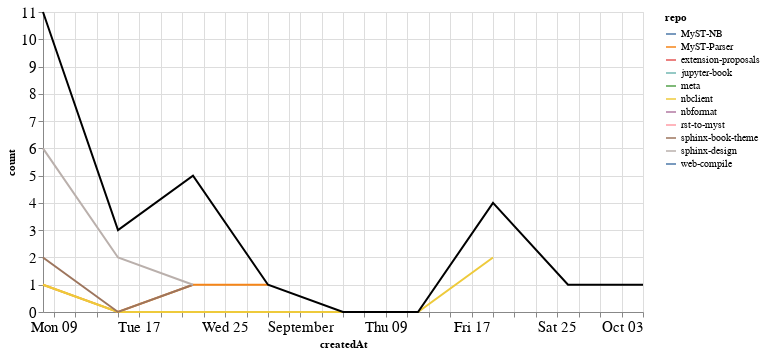

Notebook source saved alongside this figure:
### Markdown cell above
### PRs

### Code cell
prs_time = prs.groupby('repo').resample('W', on='createdAt').count()['author'].reset_index()
prs_time = prs_time.rename(columns={'author': 'count'})
prs_time_total = prs_time.groupby('createdAt').agg({"count": "sum"}).reset_index()

ch1 = alt.Chart(prs_time, width=600).mark_line().encode(
    x='createdAt',
    y='count',
    color='repo',
    tooltip="repo"
)

ch2 = alt.Chart(prs_time_total, width=600).mark_line(color="black").encode(
    x='createdAt',
    y='count',
)

ch1 + ch2

### Figure 1 — Vega-Lite specification as saved in the notebook (floating-point values rounded to 4 significant figures)
{"config": {"axisLeft": {"labelFontSize": 15}, "axisBottom": {"labelFontSize": 15}}, "layer": [{"data": {"name": "data-768f864c28014ed124ec08c1574919ad"}, "mark": "line", "encoding": {"color": {"type": "nominal", "field": "repo"}, "tooltip": {"type": "nominal", "field": "repo"}, "x": {"type": "temporal", "field": "createdAt"}, "y": {"type": "quantitative", "field": "count"}}, "width": 600}, {"data": {"name": "data-778e8ec217870bd61662f6fc098bdf7e"}, "mark": {"type": "line", "color": "black"}, "encoding": {"x": {"type": "temporal", "field": "createdAt"}, "y": {"type": "quantitative", "field": "count"}}, "width": 600}], "$schema": "https://vega.github.io/schema/vega-lite/v4.8.1.json", "datasets": {"data-768f864c28014ed124ec08c1574919ad": [{"repo": "MyST-NB", "createdAt": "2021-10-03T00:00:00", "count": 1}, {"repo": "MyST-Parser", "createdAt": "2021-08-08T00:00:00", "count": 1}, {"repo": "MyST-Parser", "createdAt": "2021-08-15T00:00:00", "count": 0}, {"repo": "MyST-Parser", "createdAt": "2021-08-22T00:00:00", "count": 1}, {"repo": "MyST-Parser", "createdAt": "2021-08-29T00:00:00", "count": 1}, {"repo": "extension-proposals", "createdAt": "2021-09-19T00:00:00", "count": 1}, {"repo": "jupyter-book", "createdAt": "2021-08-15T00:00:00", "count": 1}, {"repo": "meta", "createdAt": "2021-08-08T00:00:00", "count": 1}, {"repo": "nbclient", "createdAt": "2021-08-08T00:00:00", "count": 1}, {"repo": "nbclient", "createdAt": "2021-08-15T00:00:00", "count": 0}, {"repo": "nbclient", "createdAt": "2021-08-22T00:00:00", "count": 0}, {"repo": "nbclient", "createdAt": "2021-08-29T00:00:00", "count": 0}, {"repo": "nbclient", "createdAt": "2021-09-05T00:00:00", "count": 0}, {"repo": "nbclient", "createdAt": "2021-09-12T00:00:00", "count": 0}, {"repo": "nbclient", "createdAt": "2021-09-19T00:00:00", "count": 2}, {"repo": "nbformat", "createdAt": "2021-09-19T00:00:00", "count": 1}, {"repo": "rst-to-myst", "createdAt": "2021-08-22T00:00:00", "count": 2}, {"repo": "sphinx-book-theme", "createdAt": "2021-08-08T00:00:00", "count": 2}, {"repo": "sphinx-book-theme", "createdAt": "2021-08-15T00:00:00", "count": 0}, {"repo": "sphinx-book-theme", "createdAt": "2021-08-22T00:00:00", "count": 1}, {"repo": "sphinx-design", "createdAt": "2021-08-08T00:00:00", "count": 6}, {"repo": "sphinx-design", "createdAt": "2021-08-15T00:00:00", "count": 2}, {"repo": "sphinx-design", "createdAt": "2021-08-22T00:00:00", "count": 1}, {"repo": "web-compile", "createdAt": "2021-09-26T00:00:00", "count": 1}], "data-778e8ec217870bd61662f6fc098bdf7e": [{"createdAt": "2021-08-08T00:00:00", "count": 11}, {"createdAt": "2021-08-15T00:00:00", "count": 3}, {"createdAt": "2021-08-22T00:00:00", "count": 5}, {"createdAt": "2021-08-29T00:00:00", "count": 1}, {"createdAt": "2021-09-05T00:00:00", "count": 0}, {"createdAt": "2021-09-12T00:00:00", "count": 0}, {"createdAt": "2021-09-19T00:00:00", "count": 4}, {"createdAt": "2021-09-26T00:00:00", "count": 1}, {"createdAt": "2021-10-03T00:00:00", "count": 1}]}}
